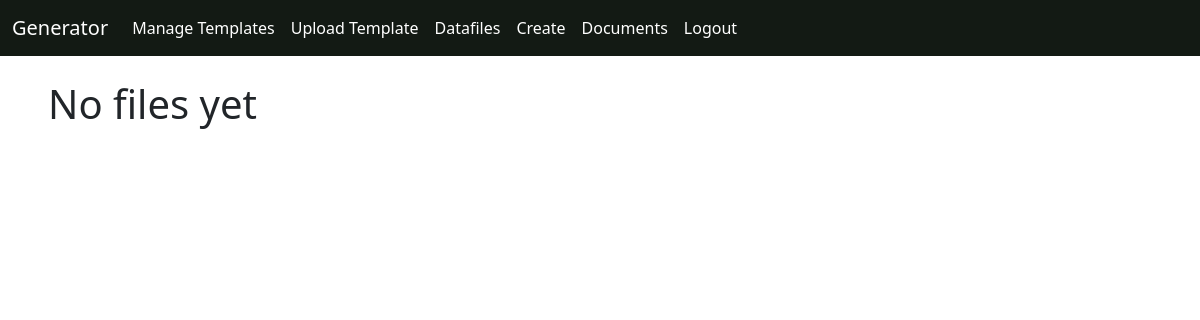
The page /app/documents/ (signed in) on the database as committed earlier.
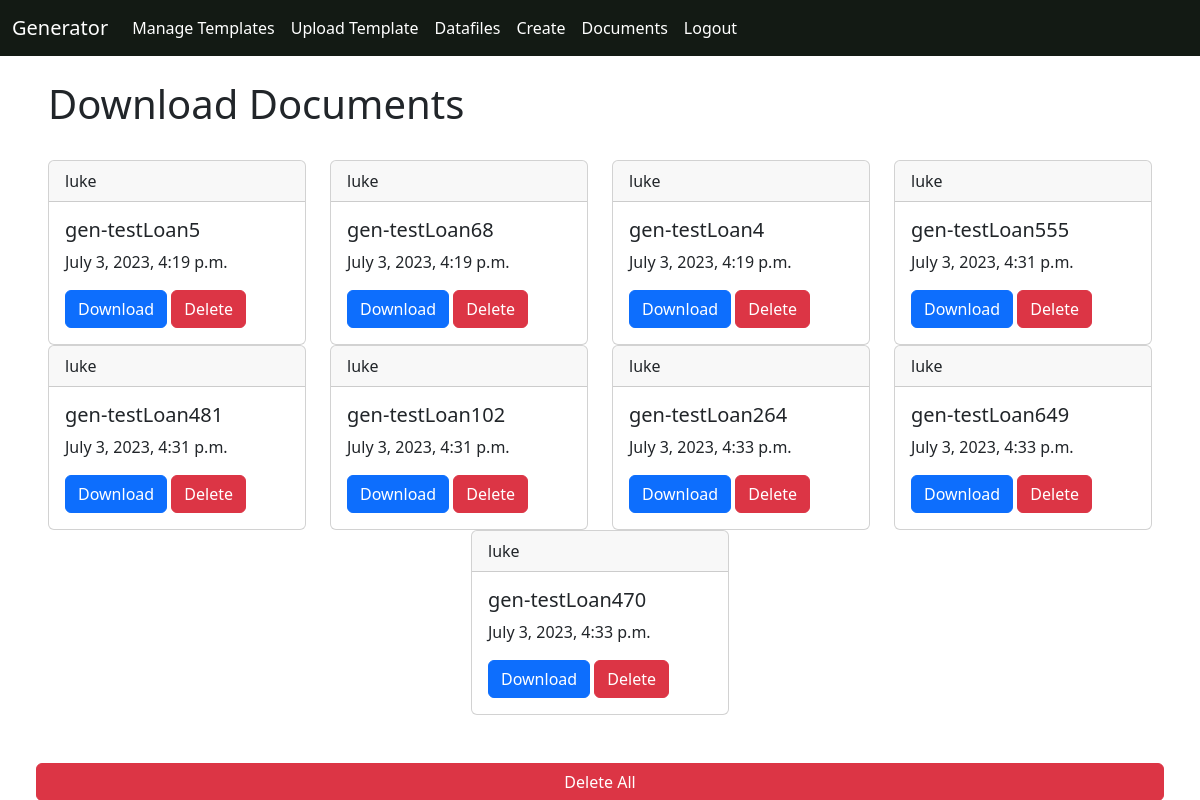
The same page on the database as committed later.
### app/models.py (models this page shows, shortened)
class GeneratedFile(models.Model):
    name = models.CharField(max_length=500)
    file = models.FileField(upload_to='files/generated', null=True)
    created_by = models.ForeignKey(User, on_delete=models.CASCADE, null=True)
    timestamp = models.DateTimeField(auto_now_add=True)

### app/views.py (the view)
# urls.py: path('documents/', views.documents, name='documents'),
@login_required
def documents(request):
    if request.user.is_superuser:
        document_list = GeneratedFile.objects.all()
    else:
        username = request.user
        document_list = GeneratedFile.objects.filter(created_by=username)
    return render(request, 'app/documents.html', {
        'documents': document_list,
    })

### app/templates/app/documents.html (shortened to what this page needs)
{% extends 'app/base.html' %}
{% block body %}
    {% if not documents %}
        <h1>No files yet</h1>
    {% else %}
        <h1>Download Documents</h1>
        <br>
        <div class='row justify-content-md-center'>
        {% for document in documents %}
            <div class='col-sm-3'>
              <div class="card">
                  <div class="card-header">
                    {{ document.created_by }}
                  </div>
                  <div class="card-body">
                    <h5 class="card-title">{{ document.name }}</h5>
                    <p class="card-text">{{ document.timestamp }}</p>
                    <a href="{% url 'app:doc-download' document.id %}" class="btn btn-primary">Download</a>
                    <a href="{% url 'app:delete-doc' document.id %}" class="btn btn-danger">Delete</a>
                  </div>
              </div>
            </div>
        {% endfor %}
        <a href="{% url 'app:delete-doc-all' %}" class="btn btn-danger mt-5">Delete All</a>
      </div>
    {% endif %}
{% endblock body %}

### app/templates/app/base.html (shortened to what this page needs)
<!DOCTYPE html>
<html lang="en" >
    {% load static %}
<head>
    <link href="https://cdn.jsdelivr.net/npm/bootstrap@5.3.0/dist/css/bootstrap.min.css" rel="stylesheet">
</head>
<body>
    <div class=''>
      {% include 'app/navbar.html' %}
      <br>
        <div class="px-xl-5">
          {% block body %}
          {% endblock body %}
        </div>
    </div>
</body>
</html>

### app/templates/app/navbar.html (shortened to what this page needs)
<nav class="navbar navbar-expand-lg sticky-top " data-bs-theme="dark">
    <div class="container-fluid">
      <a class="navbar-brand" href="{% url "app:index"%}">Generator</a>
      <div class="collapse navbar-collapse" id="navbarNavDropdown">
        <ul class="navbar-nav">
        {% if user.is_authenticated %}
          <li class="nav-item">
            <a class="nav-link" href="{% url "app:manage" %}">Manage Templates</a>
          </li>
          <li class="nav-item">
            <a class="nav-link" href="{% url "app:upload" %}">Upload Template</a>
          </li>
          <li class="nav-item">
            <a class="nav-link" href="{% url "app:get-csv-multi" %}">Datafiles</a>
          </li>
          <li class="nav-item">
            <a class="nav-link" href="{% url "app:generate" %}">Create</a>
          </li>
          <li class="nav-item">
            <a class="nav-link" href="{% url "app:documents" %}">Documents</a>
          </li>
          <li class="nav-item">
              <a class="nav-link" href="{% url "staff:logout" %}">Logout</a>
          </li>
          {% endif %}
        </ul>
      </div>
    </div>
  </nav>

### app/templates/app/base.html (style rules this page uses)
.navbar { background-color: #131a14; color: inherit; color: white !important; }
.nav-link { color: white !important; color: inherit; }
body { background-color: #ffffff !important; }

Rows that differ between the two databases and show on the page:
added GeneratedFile: created_by "luke", name "gen-testLoan5", timestamp "July 3, 2023, 4:19 p.m."
added GeneratedFile: created_by "luke", name "gen-testLoan68", timestamp "July 3, 2023, 4:19 p.m."
added GeneratedFile: created_by "luke", name "gen-testLoan4", timestamp "July 3, 2023, 4:19 p.m."
added GeneratedFile: created_by "luke", name "gen-testLoan555", timestamp "July 3, 2023, 4:31 p.m."
added GeneratedFile: created_by "luke", name "gen-testLoan481", timestamp "July 3, 2023, 4:31 p.m."
added GeneratedFile: created_by "luke", name "gen-testLoan102", timestamp "July 3, 2023, 4:31 p.m."
added GeneratedFile: created_by "luke", name "gen-testLoan264", timestamp "July 3, 2023, 4:33 p.m."
added GeneratedFile: created_by "luke", name "gen-testLoan649", timestamp "July 3, 2023, 4:33 p.m."
added GeneratedFile: created_by "luke", name "gen-testLoan470", timestamp "July 3, 2023, 4:33 p.m."
Other text that changed with them:
text no longer shown: "No files yet"
text now shown: "Download Documents Delete All"
